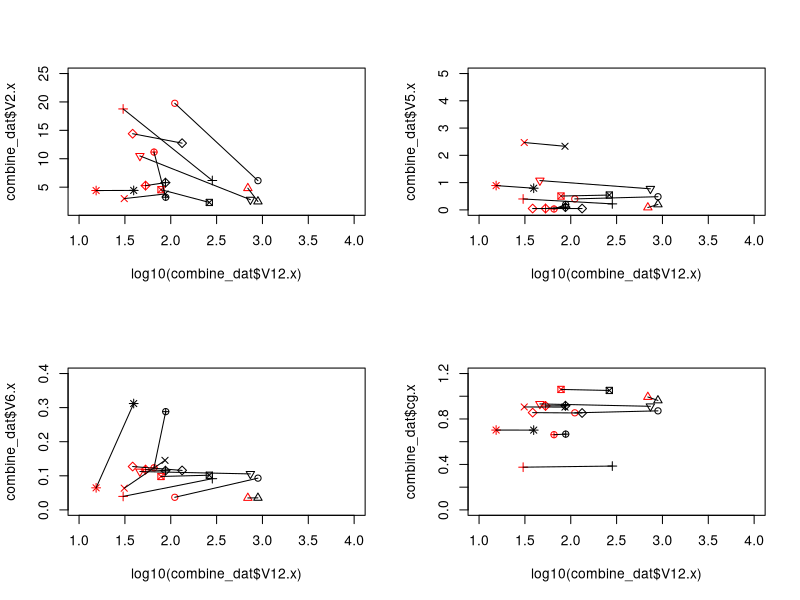

This chart was generated by the following R code:
raw_dat <- read.table('restuls_test.txt', as.is = T)

# Plot titv:

comp_dat <- raw_dat[grep('COMPLETE', raw_dat$V1), c(1, 2, 12, 5, 6, 13, 14, 15, 16)]
comp_dat$V1 <- gsub('COMPLETE', '', comp_dat$V1)

pruned_dat <- raw_dat[-(grep('boot|COMPLETE', raw_dat$V1)), c(1, 2, 12, 5, 6, 13, 14, 15, 16)]

combine_dat <- merge(x = comp_dat, y = pruned_dat, by.x = 1, by.y = 1)

gccont <- cbind(cg.x = ((combine_dat$V14.x + combine_dat$V15.x) / (combine_dat$V13.x + combine_dat$V16.x)), cg.y = ((combine_dat$V14.y + combine_dat$V15.y) / (combine_dat$V13.y + combine_dat$V16.y)))

combine_dat <- cbind(combine_dat, gccont)

# TITV
par(mfrow = c(2, 2))
plot(log10(combine_dat$V12.x), combine_dat$V2.x, pch = 1:10, col = 'black', ylim = c(1, 25), xlim = c(1, 4))
points(log10(combine_dat$V12.y), combine_dat$V2.y, pch = 1:10, col = 'red')

for(i in 1:nrow(combine_dat)){
lines(x = c(log10(combine_dat$V12.x[i]), log10(combine_dat$V12.y[i])), y = c(combine_dat$V2.x[i], combine_dat$V2.y[i]))
}

# dnds
plot(log10(combine_dat$V12.x), combine_dat$V5.x, pch = 1:10, col = 'black', ylim = c(0, 5), xlim = c(1, 4))
points(log10(combine_dat$V12.y), combine_dat$V5.y, pch = 1:10, col = 'red')

for(i in 1:nrow(combine_dat)){
lines(x = c(log10(combine_dat$V12.x[i]), log10(combine_dat$V12.y[i])), y = c(combine_dat$V5.x[i], combine_dat$V5.y[i]))
}

# alpha
plot(log10(combine_dat$V12.x), combine_dat$V6.x, pch = 1:10, col = 'black', ylim = c(0, 0.4), xlim = c(1, 4))
points(log10(combine_dat$V12.y), combine_dat$V6.y, pch = 1:10, col = 'red')

for(i in 1:nrow(combine_dat)){
lines(x = c(log10(combine_dat$V12.x[i]), log10(combine_dat$V12.y[i])), y = c(combine_dat$V6.x[i], combine_dat$V6.y[i]))
}

# GC cont
plot(log10(combine_dat$V12.x), combine_dat$cg.x, pch = 1:10, col = 'black', ylim = c(0, 1.2), xlim = c(1, 4))
points(log10(combine_dat$V12.y), combine_dat$cg.y, pch = 1:10, col = 'red')

for(i in 1:nrow(combine_dat)){
lines(x = c(log10(combine_dat$V12.x[i]), log10(combine_dat$V12.y[i])), y = c(combine_dat$cg.x[i], combine_dat$cg.y[i]))
}









if(F){
# TITV
par(mfrow = c(2, 1))
plot((combine_dat$V12.x), combine_dat$V2.x, pch = 1:10, col = 'black', ylim = c(1, 25), xlim = c(1, 1000))
points((combine_dat$V12.y), combine_dat$V2.y, pch = 1:10, col = 'red')

for(i in 1:nrow(combine_dat)){
lines(x = c((combine_dat$V12.x[i]), (combine_dat$V12.y[i])), y = c(combine_dat$V2.x[i], combine_dat$V2.y[i]))
}

# dnds
plot((combine_dat$V12.x), combine_dat$V5.x, pch = 1:10, col = 'black', ylim = c(0, 5), xlim = c(1, 1000))
points((combine_dat$V12.y), combine_dat$V5.y, pch = 1:10, col = 'red')

for(i in 1:nrow(combine_dat)){
lines(x = c((combine_dat$V12.x[i]), (combine_dat$V12.y[i])), y = c(combine_dat$V5.x[i], combine_dat$V5.y[i]))
}
}
